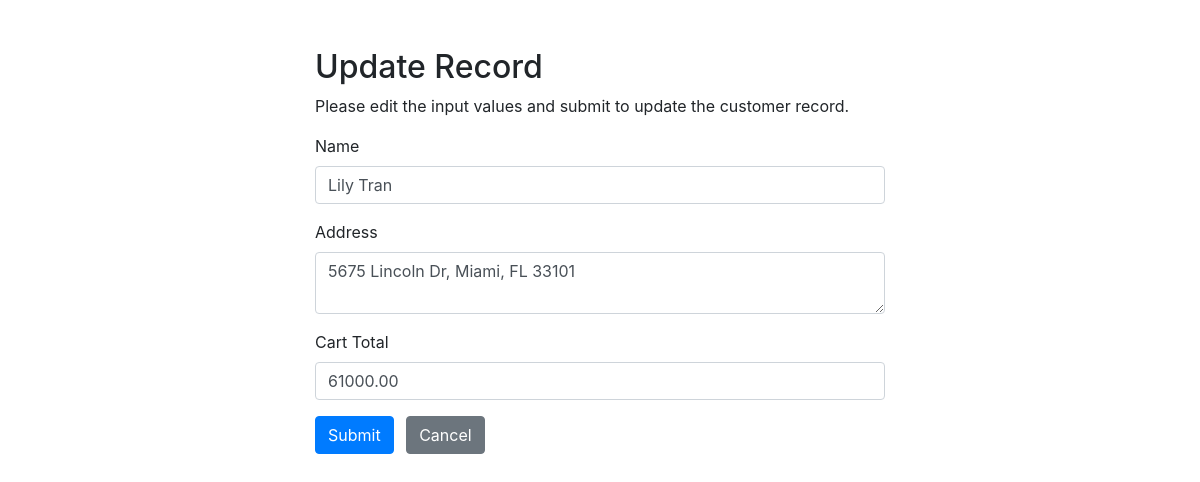
The page /update.php?id=3 on the database its author committed.
### tables this page shows
CREATE TABLE `customers` (
  `id` int(11) NOT NULL,
  `name` varchar(100) NOT NULL,
  `address` text NOT NULL,
  `cart_total` decimal(10,2) NOT NULL
);

### update.php (the view, shortened to what this page needs)
<?php
require_once "config.php";
$name = $address = $cart_total = "";
$name_err = $address_err = $cart_total_err = "";
if (isset($_POST["id"]) && !empty($_POST["id"])) {
    $id = $_POST["id"];
    $input_name = trim($_POST["name"]);
    if (empty($input_name)) {
        $name_err = "Please enter a name.";
    } elseif (!filter_var($input_name, FILTER_VALIDATE_REGEXP, array("options" => array("regexp" => "/^[a-zA-Z\s]+$/")))) {
        $name_err = "Please enter a valid name.";
    } else {
        $name = $input_name;
    }
    $input_address = trim($_POST["address"]);
    if (empty($input_address)) {
        $address_err = "Please enter an address.";
    } else {
        $address = $input_address;
    }
    $input_cart_total = trim($_POST["cart_total"]);
    if (empty($input_cart_total)) {
        $cart_total_err = "Please enter the cart total amount.";
    } elseif (!ctype_digit($input_cart_total)) {
        $cart_total_err = "Please enter a positive integer value.";
    } else {
        $cart_total = $input_cart_total;
    }
    if (empty($name_err) && empty($address_err) && empty($cart_total_err)) {
        $sql = "UPDATE customers SET name=?, address=?, cart_total=? WHERE id=?";
        if ($stmt = mysqli_prepare($link, $sql)) {
            mysqli_stmt_bind_param($stmt, "sssi", $param_name, $param_address, $param_cart_total, $param_id);
            $param_name = $name;
            $param_address = $address;
            $param_cart_total = $cart_total;
            $param_id = $id;
            if (mysqli_stmt_execute($stmt)) {
                header("location: index.php");
                exit();
            } else {
                echo "Oops! Something went wrong. Please try again later.";
            }
        }
        mysqli_stmt_close($stmt);
    }
    mysqli_close($link);
} else {
    if (isset($_GET["id"]) && !empty(trim($_GET["id"]))) {
        $sql = "SELECT * FROM customers WHERE id = ?";
        if ($stmt = mysqli_prepare($link, $sql)) {
            mysqli_stmt_bind_param($stmt, "i", $param_id);
            if (mysqli_stmt_execute($stmt)) {
                $result = mysqli_stmt_get_result($stmt);
                if (mysqli_num_rows($result) == 1) {
                    $row = mysqli_fetch_array($result, MYSQLI_ASSOC);
                    $name = $row["name"];
                    $address = $row["address"];
                    $cart_total = $row["cart_total"];
                } else {
                    header("location: error.php");
                    exit();
                }
            } else {
                echo "Oops! Something went wrong. Please try again later.";
            }
        }
    } else {
        header("location: error.php");
        exit();
    }
}
?>
<!DOCTYPE html>
<html lang="en">
<head>
    <link rel="stylesheet" href="https://stackpath.bootstrapcdn.com/bootstrap/4.5.2/css/bootstrap.min.css">
</head>
<body>
    <div class="wrapper">
    <div class="container-fluid">
        <div class="row">
            <div class="col-md-12">
                <h2 class="mt-5">Update Record</h2>
                <p>Please edit the input values and submit to update the customer record.</p>
                <form action="<?php echo htmlspecialchars(basename($_SERVER['REQUEST_URI']));?>" method="post">
                    <div class="form-group">
                        <label>Name</label>
                        <input type="text" name="name" class="form-control <?php echo (!empty($name_err))? 'is-invalid' : '';?>" value="<?php echo $name;?>">
                    </div>
                    <div class="form-group">
                        <label>Address</label>
                        <textarea name="address" class="form-control <?php echo (!empty($address_err))? 'is-invalid' : '';?>"><?php echo $address;?></textarea>
                    </div>
                    <div class="form-group">
                        <label>Cart Total</label>
                        <input type="text" name="cart_total" class="form-control <?php echo (!empty($cart_total_err))? 'is-invalid' : '';?>" value="<?php echo $cart_total;?>">
                    </div>
                    <input type="submit" class="btn btn-primary" value="Submit">
                    <a href="index.php" class="btn btn-secondary ml-2">Cancel</a>
                </form>
            </div>
        </div>
    </div>
</div>
</body>
</html>

### update.php (style rules this page uses)
.wrapper { width: 600px; margin: 0 auto; }

### rows shown on the page
customers: name "Lily Tran", address "5675 Lincoln Dr, Miami, FL 33101", cart_total "61000.00"
